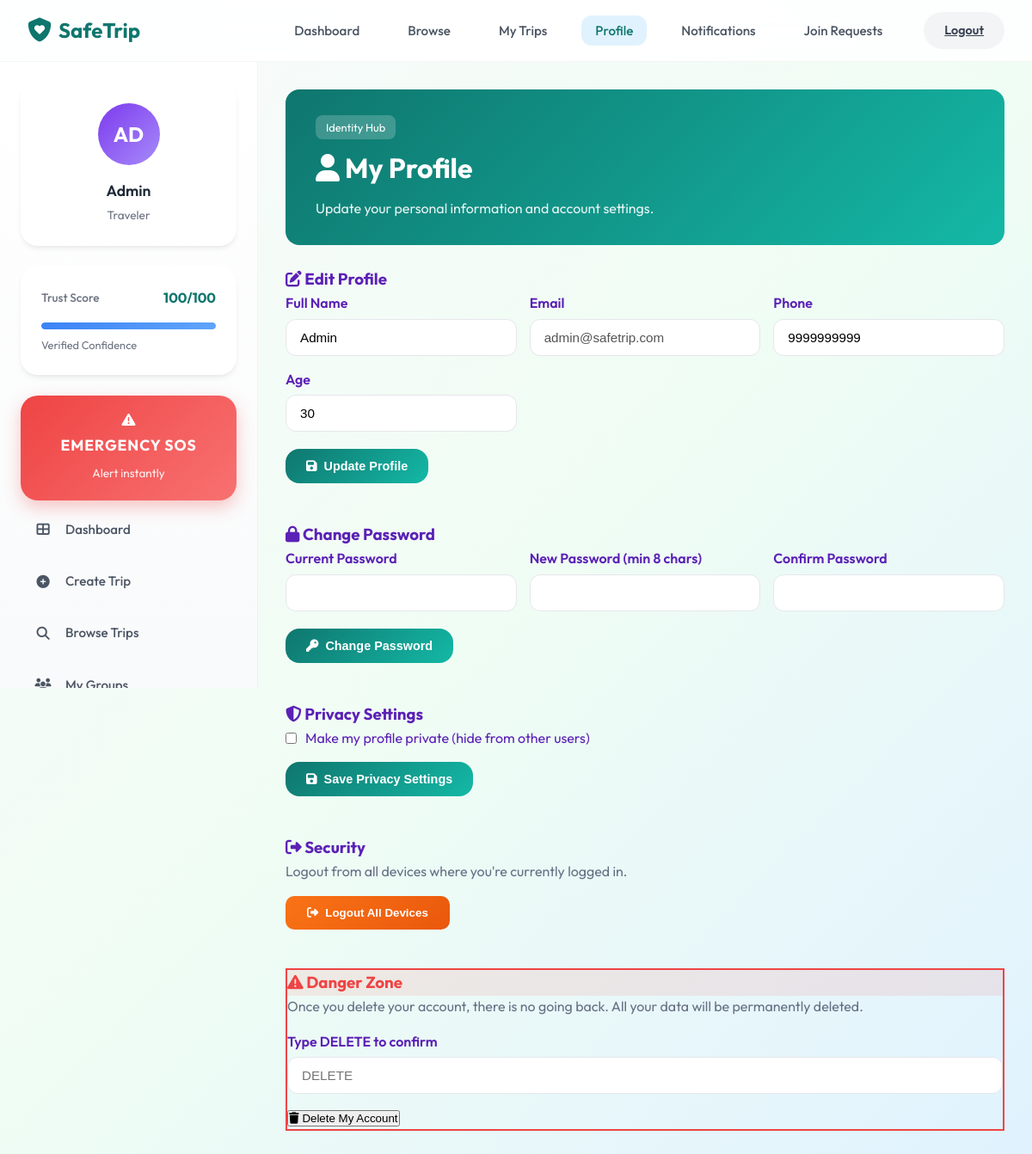
Screenshot of /user/profile.php (signed in) with the database file from the repository.
### tables this page shows
CREATE TABLE `users` (
  `id` int(11) NOT NULL,
  `full_name` varchar(100) NOT NULL,
  `email` varchar(100) NOT NULL,
  `password` varchar(255) NOT NULL,
  `phone` varchar(15) NOT NULL,
  `gender` enum('male','female','other') NOT NULL,
  `age` int(11) DEFAULT NULL,
  `id_type` enum('aadhaar','pan','driving_license') NOT NULL,
  `id_number` varchar(50) NOT NULL,
  `id_number_hash` char(64) DEFAULT NULL,
  `verification_status` enum('pending','verified','rejected') DEFAULT 'pending',
  `trust_score` int(11) DEFAULT 50,
  `is_online` tinyint(1) NOT NULL DEFAULT 0,
  `last_seen` datetime DEFAULT NULL,
  `is_admin` tinyint(1) DEFAULT 0,
  `is_blocked` tinyint(1) DEFAULT 0,
  `otp` varchar(10) DEFAULT NULL,
  `otp_expiry` datetime DEFAULT NULL,
  `reset_token` varchar(100) DEFAULT NULL,
  `login_fail_count` int(11) NOT NULL DEFAULT 0,
  `login_locked_until` datetime DEFAULT NULL,
  `otp_fail_count` int(11) NOT NULL DEFAULT 0,
  `otp_locked_until` datetime DEFAULT NULL,
  `created_at` timestamp NOT NULL DEFAULT current_timestamp(),
  `registration_ip` varchar(45) DEFAULT NULL,
  `is_profile_private` tinyint(1) DEFAULT 0,
  `delete_requested_at` datetime DEFAULT NULL,
  `last_login_at` datetime DEFAULT NULL,
  `session_token` varchar(255) DEFAULT NULL
);

### includes/session.php (called while the page is built, shortened)
<?php
function getUserId() {
    return $_SESSION['user_id'] ?? null;
}
?>

### config/database.php (called while the page is built, shortened)
<?php
$servername = (string) env('DB_HOST', '127.0.0.1');
$username = (string) env('DB_USER', 'root');
$password = (string) env('DB_PASS', '');
$dbname = (string) env('DB_NAME', 'safetrip');
$conn = new mysqli($servername, $username, $password, $dbname);
$conn->set_charset('utf8mb4');
function getUserById($id) {
    global $conn;
    $stmt = $conn->prepare('SELECT * FROM users WHERE id = ? LIMIT 1');
    $stmt->bind_param('i', $id);
    $stmt->execute();
    $result = $stmt->get_result();
    return $result->fetch_assoc();
}
?>

### user/profile.php (the view, shortened to what this page needs)
<?php
require_once '../config/database.php';
require_once '../includes/session.php';
require_once '../includes/user_header.php';
$user_id = getUserId();
$user = getUserById($user_id);
?>
<div class="page-header-gradient">
    <div class="page-header-kicker">
        <span>Identity Hub</span>
    </div>
    <h1><i class="fas fa-user"></i> My Profile</h1>
    <p>Update your personal information and account settings.</p>
</div>
<div style="display: grid; grid-template-columns: 1fr; gap: 25px;">
        <div class="st-card" style="margin-bottom: 20px;">
            <div class="st-card-header">
                <h3><i class="fas fa-edit"></i> Edit Profile</h3>
            </div>
            <div class="st-card-body">
                <form method="POST">
                    <div style="display: grid; grid-template-columns: repeat(auto-fit, minmax(200px, 1fr)); gap: 15px;">
                        <div>
                            <label style="display: block; margin-bottom: 5px; font-weight: 600;">Full Name</label>
                            <input type="text" name="full_name" value="<?php echo htmlspecialchars($user['full_name']); ?>" required class="input-full">
                        </div>
                        <div>
                            <label style="display: block; margin-bottom: 5px; font-weight: 600;">Email</label>
                            <input type="email" value="<?php echo htmlspecialchars($user['email']); ?>" disabled class="input-full">
                        </div>
                        <div>
                            <label style="display: block; margin-bottom: 5px; font-weight: 600;">Phone</label>
                            <input type="tel" name="phone" value="<?php echo htmlspecialchars($user['phone']); ?>" required class="input-full">
                        </div>
                        <div>
                            <label style="display: block; margin-bottom: 5px; font-weight: 600;">Age</label>
                            <input type="number" name="age" value="<?php echo $user['age']; ?>" required class="input-full">
                        </div>
                    </div>
                    <button type="submit" name="update_profile" class="st-btn st-btn-primary" style="margin-top: 20px;">
                        <i class="fas fa-save"></i> Update Profile
                    </button>
                </form>
            </div>
        </div>
        <div class="st-card" style="margin-bottom: 20px;">
            <div class="st-card-header">
                <h3><i class="fas fa-lock"></i> Change Password</h3>
            </div>
            <div class="st-card-body">
                <form method="POST">
                    <div style="display: grid; grid-template-columns: repeat(auto-fit, minmax(200px, 1fr)); gap: 15px;">
                        <div>
                            <label style="display: block; margin-bottom: 5px; font-weight: 600;">Current Password</label>
                            <input type="password" name="current_password" required class="input-full">
                        </div>
                        <div>
                            <label style="display: block; margin-bottom: 5px; font-weight: 600;">New Password (min <?php echo PASSWORD_MIN_LENGTH; ?> chars)</label>
                            <input type="password" name="new_password" required class="input-full">
                        </div>
                        <div>
                            <label style="display: block; margin-bottom: 5px; font-weight: 600;">Confirm Password</label>
                            <input type="password" name="confirm_password" required class="input-full">
                        </div>
                    </div>
                    <button type="submit" name="change_password" class="st-btn st-btn-primary" style="margin-top: 20px;">
                        <i class="fas fa-key"></i> Change Password
                    </button>
                </form>
            </div>
        </div>
        <div class="st-card" style="margin-bottom: 20px;">
            <div class="st-card-header">
                <h3><i class="fas fa-shield-alt"></i> Privacy Settings</h3>
            </div>
            <div class="st-card-body">
                <form method="POST">
                    <label style="display: flex; align-items: center; gap: 10px; cursor: pointer;">
                        <input type="checkbox" name="profile_private" value="1" <?php echo ($user['is_profile_private'] ?? 0) ? 'checked' : ''; ?>>
                        <span>Make my profile private (hide from other users)</span>
                    </label>
                    <button type="submit" name="update_privacy" class="st-btn st-btn-primary" style="margin-top: 15px;">
                        <i class="fas fa-save"></i> Save Privacy Settings
                    </button>
                </form>
            </div>
        </div>
        <div class="st-card" style="margin-bottom: 20px;">
            <div class="st-card-header">
                <h3><i class="fas fa-sign-out-alt"></i> Security</h3>
            </div>
            <div class="st-card-body">
                <p style="color: #667085; margin-bottom: 15px;">Logout from all devices where you're currently logged in.</p>
                <form method="POST" onsubmit="return confirm('This will log you out from all devices. Continue?');">
                    <button type="submit" name="logout_all" style="background: linear-gradient(135deg, #f97316, #ea580c); color: white; border: none; padding: 12px 25px; border-radius: 10px; font-weight: 600; cursor: pointer; display: inline-flex; align-items: center; gap: 8px;">
                        <i class="fas fa-sign-out-alt"></i> Logout All Devices
                    </button>
                </form>
            </div>
        </div>
        <div class="st-card" style="border: 2px solid #ef4444;">
            <div class="st-card-header" style="background: rgba(239, 68, 68, 0.1);">
                <h3 style="color: #ef4444;"><i class="fas fa-exclamation-triangle"></i> Danger Zone</h3>
            </div>
            <div class="st-card-body">
                <p style="color: #667085; margin-bottom: 15px;">Once you delete your account, there is no going back. All your data will be permanently deleted.</p>
                <form method="POST" onsubmit="return confirm('Are you sure? This cannot be undone!');">
                    <div style="margin-bottom: 15px;">
                        <label style="display: block; margin-bottom: 5px; font-weight: 600;">Type DELETE to confirm</label>
                        <input type="text" name="confirm_delete" required pattern="DELETE" class="input-full" placeholder="DELETE">
                    </div>
                    <button type="submit" name="delete_account" class="st-btn st-btn-danger">
                        <i class="fas fa-trash"></i> Delete My Account
                    </button>
                </form>
            </div>
        </div>
</div>
<?php require_once '../includes/user_footer.php'; ?>

### assets/css/dashboard_new.css (style rules this page uses)
* { margin: 0; padding: 0; box-sizing: border-box; }
body.st-dashboard { font-family: 'Outfit', -apple-system, BlinkMacSystemFont, sans-serif; background: var(--st-gradient-hero); color: var(--st-purple-dark); min-height: 100vh; }
.st-btn-primary { display: inline-flex; align-items: center; justify-content: center; gap: var(--st-space-sm); padding: 12px 24px; background: var(--st-gradient-teal); color: white; border: none; border-radius: var(--st-radius-lg); font-weight: 600; font-size: 0.9rem; cursor: pointer; transition: all 0.2s; text-decoration: none; }
.input-full { width: 100%; padding: 12px 16px; border: 1px solid var(--st-gray-200); border-radius: var(--st-radius-lg); font-size: 0.95rem; transition: all 0.2s; background: var(--st-white); }

### assets/css/style.css (style rules this page uses)
:root { --primary: #6c5ce7; --primary-light: #a29bfe; --secondary: #fd79a8; --accent: #00cec9; --success: #00b894; --warning: #fdcb6e; --danger: #e17055; --text: #2d3436; --text-secondary: #636e72; --text-muted: #b2bec3; --bg: #ffffff; --bg-secondary: #f8f9fa; --bg-card: #ffffff; --border: #dfe6e9; --radius-sm: 8px; --radius-md: 12px; --radius-lg: 20px; --radius-full: 9999px; --shadow: 0 2px 8px rgba(0,0,0,0.08); --shadow-md: 0 4px 16px rgba(0,0,0,0.1); }
* { margin: 0; padding: 0; box-sizing: border-box; }
body { font-family: 'Poppins', sans-serif; background: var(--bg); color: var(--text); line-height: 1.6; }
.page-header-gradient { background: linear-gradient(135deg, #0f766e, #14b8a6); padding: 30px 35px; border-radius: 16px; margin-bottom: 25px; }
.page-header-gradient .page-header-kicker { display: flex; align-items: center; gap: 12px; margin-bottom: 8px; }
.page-header-gradient .page-header-kicker span { background: rgba(255,255,255,0.2); padding: 4px 12px; border-radius: 8px; font-size: 0.8rem; color: white; }
.page-header-gradient > h1 { color: white !important; margin: 0 0 8px; font-size: 2rem; }
.page-header-gradient > p { color: rgba(255,255,255,0.9) !important; margin: 0; }

### includes/user_header.php (style rules this page uses)
body { background: #f8fafc; }
.input-full { width: 100%; padding: 12px 16px; border: 1px solid #e5e7eb; border-radius: 12px; font-size: 0.95rem; }

### rows the page displays
users: full_name "Admin", email "admin@safetrip.com", phone "9999999999", age "30"

### other values shown
$initials "AD"
$user "Admin"
$trust_score "100"
PASSWORD_MIN_LENGTH "8"
